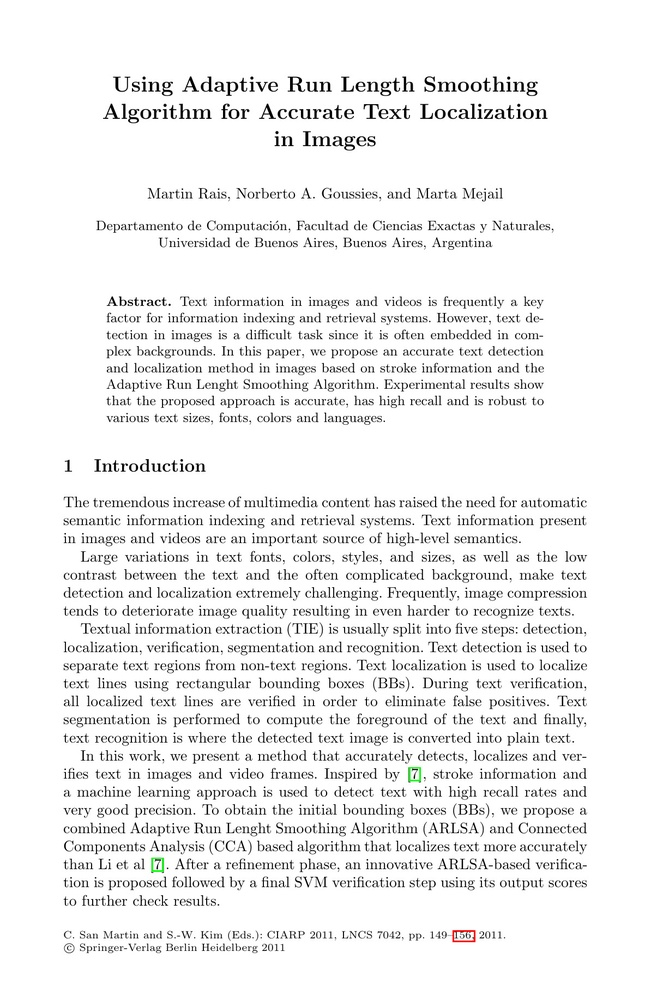
#> input picture assets/rlsa_test_image.jpg, 651 x 1000 px, shrunk from 1194 x 1834 before the run
$ python benchmark.py ../assets/rlsa_test_image.jpg
#> lines starting #> are read from the running program, lines starting #| are printed output that depends on the picture; after the words box and inside, x2 and y2 are one past the last pixel; in counts of white or black regions, pixels touching at a corner belong together
import time
from argparse import ArgumentParser

import cv2
from rlsa import rlsa

from tests.python_rlsa import python_rlsa


def main():
    parser = ArgumentParser(description=("Script to benchmark the RLSA module."
                                         "Run with 'python -m tests.benchmark assets/rlsa_test_image.jpg'"))
    parser.add_argument("img_path", type=str, help="Path to the image to use.")
    args = parser.parse_args()

    img_path: str = args.img_path

    img = cv2.imread(img_path, cv2.IMREAD_GRAYSCALE)
#> img: shape (1000, 651); min 0, max 255, mean 239.9
    _, binary_img = cv2.threshold(img, 190, 255, cv2.THRESH_BINARY | cv2.THRESH_OTSU)
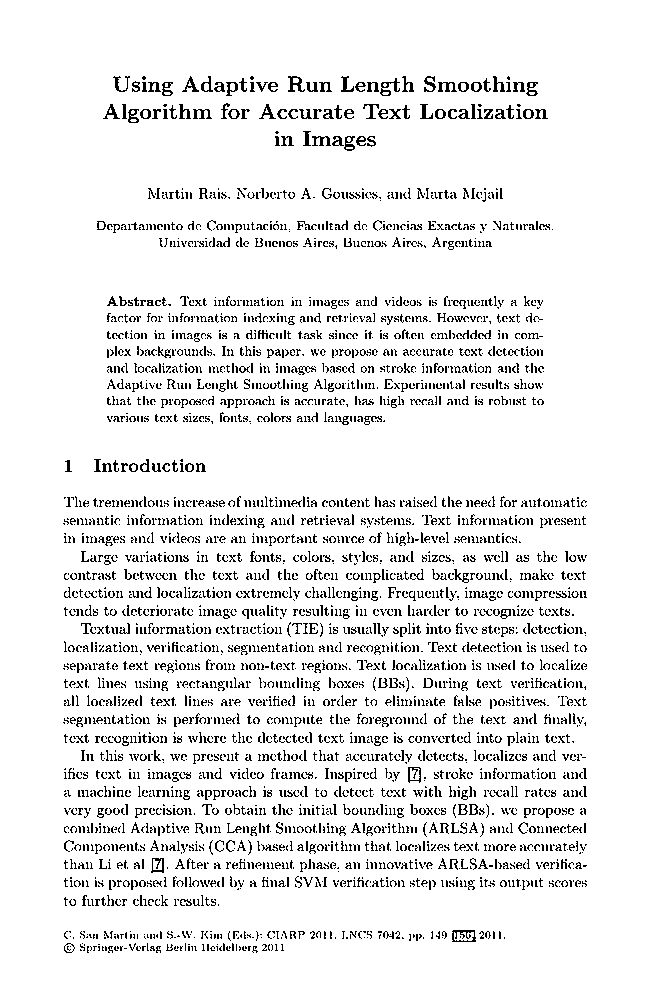
#> binary_img: shape (1000, 651); 92.1% white; black in thin lines or dots, all inside (x1, y1, x2, y2) = (63, 76, 587, 953)
    hsv = vsv = 25

    nb_iterations = 10  # Python is super slow, so keep that one low.
    start_time = time.perf_counter()  # Could use timeit, but I'm lazy.
    for _ in range(nb_iterations):
        _ = rlsa(binary_img, hsv, vsv, hsv//10)
    end_time = time.perf_counter()
    c_time = (end_time - start_time) / nb_iterations

    print("Starting python loop...", end="\r")
    start_time = time.perf_counter()
    for _ in range(nb_iterations):
        _ = python_rlsa(binary_img, hsv, vsv)
    end_time = time.perf_counter()
    python_time = (end_time - start_time) / nb_iterations

    print(f"C version took {c_time:.4f}s per iteration.")
    print(f"Python version took {python_time:.4f}s per iteration.")
    print(f"A speed up of {int(python_time/c_time)} times.")


if __name__ == "__main__":
    main()
#> (the call stopped at in main, `_ = rlsa(binary_img, hsv, vsv, hsv//10)`: rlsa is not available in this run)
